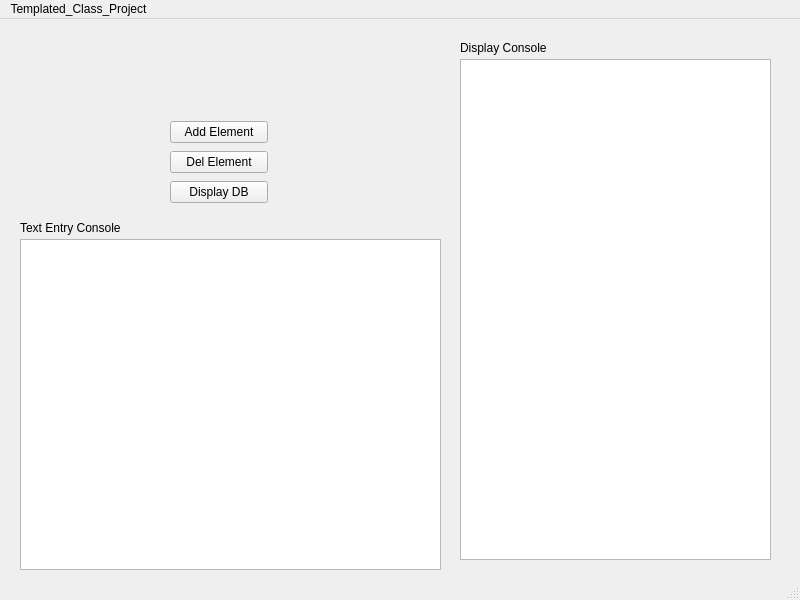
<?xml version="1.0" encoding="UTF-8"?>
<ui version="4.0">
 <class>MainWindow</class>
 <widget class="QMainWindow" name="MainWindow">
  <property name="geometry">
   <rect>
    <x>0</x>
    <y>0</y>
    <width>800</width>
    <height>600</height>
   </rect>
  </property>
  <property name="windowTitle">
   <string>MainWindow</string>
  </property>
  <widget class="QWidget" name="centralwidget">
   <widget class="QTextEdit" name="textConsole">
    <property name="geometry">
     <rect>
      <x>20</x>
      <y>220</y>
      <width>421</width>
      <height>331</height>
     </rect>
    </property>
   </widget>
   <widget class="QWidget" name="layoutWidget">
    <property name="geometry">
     <rect>
      <x>170</x>
      <y>100</y>
      <width>98</width>
      <height>89</height>
     </rect>
    </property>
    <layout class="QVBoxLayout" name="verticalLayout">
     <item>
      <widget class="QPushButton" name="addButton">
       <property name="text">
        <string>Add Element</string>
       </property>
      </widget>
     </item>
     <item>
      <widget class="QPushButton" name="delButton">
       <property name="text">
        <string>Del Element</string>
       </property>
      </widget>
     </item>
     <item>
      <widget class="QPushButton" name="displayButton">
       <property name="text">
        <string>Display DB</string>
       </property>
      </widget>
     </item>
    </layout>
   </widget>
   <widget class="QTextBrowser" name="textBrowser">
    <property name="geometry">
     <rect>
      <x>460</x>
      <y>40</y>
      <width>311</width>
      <height>501</height>
     </rect>
    </property>
   </widget>
   <widget class="QLabel" name="label">
    <property name="geometry">
     <rect>
      <x>460</x>
      <y>20</y>
      <width>131</width>
      <height>17</height>
     </rect>
    </property>
    <property name="text">
     <string>Display Console</string>
    </property>
   </widget>
   <widget class="QLabel" name="label_2">
    <property name="geometry">
     <rect>
      <x>20</x>
      <y>200</y>
      <width>151</width>
      <height>17</height>
     </rect>
    </property>
    <property name="text">
     <string>Text Entry Console</string>
    </property>
   </widget>
  </widget>
  <widget class="QMenuBar" name="menubar">
   <property name="geometry">
    <rect>
     <x>0</x>
     <y>0</y>
     <width>800</width>
     <height>22</height>
    </rect>
   </property>
   <widget class="QMenu" name="menuTemplated_Class_Project">
    <property name="title">
     <string>Templated_Class_Project</string>
    </property>
   </widget>
   <addaction name="menuTemplated_Class_Project"/>
  </widget>
  <widget class="QStatusBar" name="statusbar"/>
 </widget>
 <resources/>
 <connections>
  <connection>
   <sender>delButton</sender>
   <signal>clicked()</signal>
   <receiver>textConsole</receiver>
   <slot>update()</slot>
   <hints>
    <hint type="sourcelabel">
     <x>265</x>
     <y>172</y>
    </hint>
    <hint type="destinationlabel">
     <x>378</x>
     <y>253</y>
    </hint>
   </hints>
  </connection>
  <connection>
   <sender>displayButton</sender>
   <signal>clicked()</signal>
   <receiver>textBrowser</receiver>
   <slot>update()</slot>
   <hints>
    <hint type="sourcelabel">
     <x>263</x>
     <y>194</y>
    </hint>
    <hint type="destinationlabel">
     <x>467</x>
     <y>193</y>
    </hint>
   </hints>
  </connection>
  <connection>
   <sender>addButton</sender>
   <signal>clicked()</signal>
   <receiver>textConsole</receiver>
   <slot>update()</slot>
   <hints>
    <hint type="sourcelabel">
     <x>262</x>
     <y>134</y>
    </hint>
    <hint type="destinationlabel">
     <x>113</x>
     <y>269</y>
    </hint>
   </hints>
  </connection>
 </connections>
</ui>
